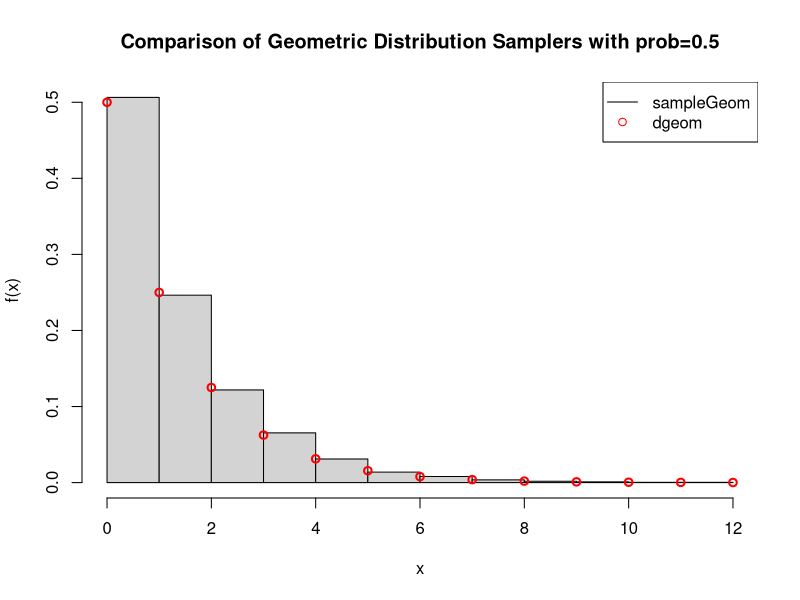
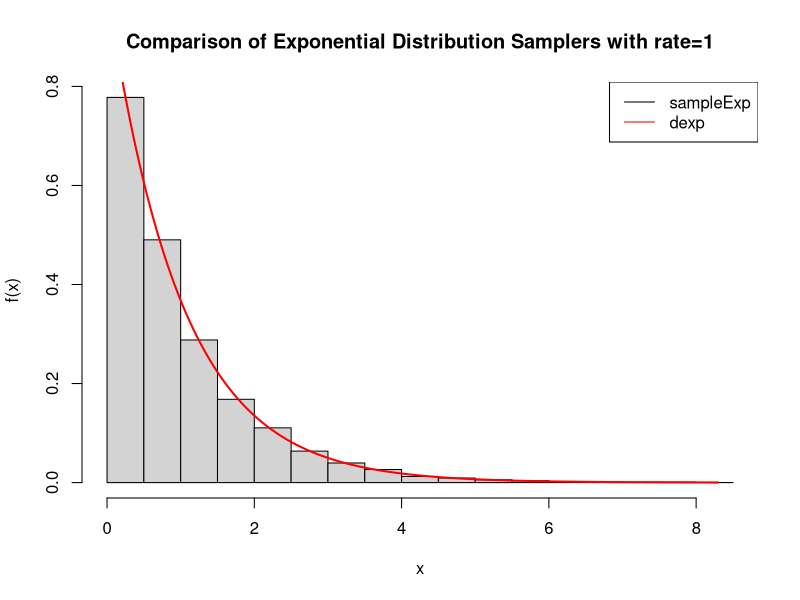
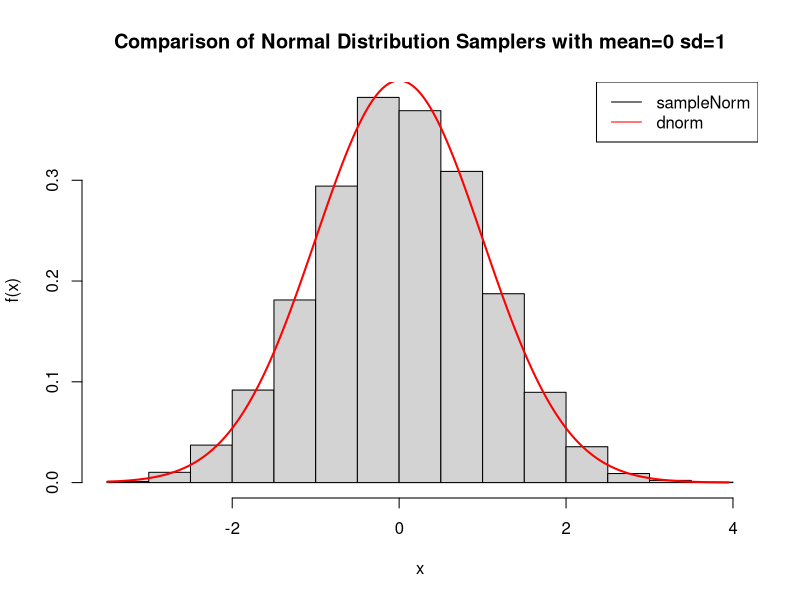

Here is the R script that generated these plots, in order:
# Name: Christian Peters

set.seed(1234)

# used for creating permutations
library(gtools)
library(ggplot2)

# No. 1)
# ======

sampleRNG <- function(n) {
  sample(2^31, n) / 2^31
}

gapTest <- function(generator, alpha, beta, z, numSamples=1000) {
  # generate random numbers
  randomNumbers <- generator(numSamples)
  
  # get the gaps
  gaps <- integer(z + 1)
  
  curGap <- 0
  for (i in seq_along(randomNumbers)) {
    # test if the gap is broken
    if (alpha <= randomNumbers[i] && randomNumbers[i] <= beta) {
      # store the gap count at the corresponding index in the gaps vector
      # all gaps >= z are stored at the index z+1
      gapIndex <- min(curGap + 1, z + 1)
      gaps[gapIndex] <- gaps[gapIndex] + 1
      
      curGap <- 0
      next
    }
    
    # still outside the gap
    curGap <- curGap + 1
  }
  
  # calculate the probabilities for each gap
  probabilities <- double(z + 1)
  for (i in seq_along(gaps)) {
    probabilities[i] <- (beta - alpha) * (1 - beta + alpha)^(i - 1)
  }
  probabilities[z+1] <- (1 - beta + alpha)^z
  
  # do the chi-squared test
  test <- chisq.test(x=gaps, p=probabilities)
  
  return(test)
}

permutationTest <- function(generator, elementsPerGroup, numGroups) {
  # organize the random numbers as a matrix
  randomNumbers <- matrix(generator(elementsPerGroup * numGroups),
                          nrow=elementsPerGroup, ncol=numGroups)
  
  # create vector to store the count of each permutation
  permutationCounts <- integer(factorial(elementsPerGroup))
  
  # now get the counts of each permutation
  indexPermutations <- permutations(elementsPerGroup, elementsPerGroup)
  
  for (i in seq_along(permutationCounts)) {
    # check each group if it corresponds to the current permutation
    permutationHits <- apply(randomNumbers, 2, function(group) {
      if(is.unsorted(group[indexPermutations[i, ]])) {
        return(0)
      }
      return(1)
    })
    
    # store the count
    permutationCounts[i] <- sum(permutationHits)
  }
  
  # do the chi-squared test
  test <- chisq.test(x=permutationCounts)
  
  return(test)
}

testGenerator <- function(runsPerTest) {
  gapResults <-replicate(runsPerTest, gapTest(sampleRNG, 0.25, 0.75, 5)$p.value)
  hist(gapResults, xlab='p-value', main='Distribution of P-Values in the Gaptest',freq=FALSE)
  
  sequenceLength <- 10000
  for (t in 3:5) {
    permutationResults <- replicate(runsPerTest, permutationTest(sampleRNG, t, sequenceLength %/% t)$p.value)
    hist(permutationResults, xlab='p-value', main=paste0('Distribution of P-Values in the Permutationtest, T=', t), freq=FALSE)
  }
  
}

#testGenerator(200)

# No. 2)
# ======

sampleGeom <- function(n, prob) {
  result <- integer(n)
  for (i in seq_along(result)) {
    # do the bernoulli experiments
    numTrials <- 0
    repeat {
      rand <- sampleRNG(1)
      if (rand <= prob) {
        break
      }
      numTrials <- numTrials + 1
    }
    result[i] <- numTrials
  }
  
  return(result)
}

testGeom <- function(prob, numSamples=10000) {
  # get the random numbers
  randomNumbers <- sampleGeom(numSamples, prob)
  
  # get the 'true' density
  xReference <- seq(0, max(randomNumbers), 1)
  yReference <- dgeom(xReference, prob)
  
  # plot the results
  hist(randomNumbers, xlab='x', ylab='f(x)',
       main=paste0('Comparison of Geometric Distribution Samplers with prob=', prob),
       freq=FALSE, right=FALSE)
  
  points(xReference, yReference, col='red', lwd=2)
  
  legend('topright', legend=c('sampleGeom', 'dgeom'), col=c('black', 'red'), lty=c(1, NA), pch=c(NA, 1))
}

testGeom(0.5)

sampleExp <- function(n, rate) {
  -log(1-sampleRNG(n))/rate
}

testExp <- function(rate, numSamples=10000) {
  # get the random numbers
  randomNumbers <- sampleExp(numSamples, rate)
  
  # get the 'true' density
  xReference <- seq(0, max(randomNumbers), 0.01)
  yReference <- dexp(xReference, rate)
  
  # plot the results
  hist(randomNumbers, xlab='x', ylab='f(x)',
       main=paste0('Comparison of Exponential Distribution Samplers with rate=', rate),
       freq=FALSE, right=FALSE)
  
  lines(xReference, yReference, col='red', lwd=2)
  
  legend('topright', legend=c('sampleExp', 'dexp'), col=c('black', 'red'), lty=1)
}

testExp(1)

sampleNorm <- function(n, mean, sd, k=12) {
  replicate(n, (sum(sampleRNG(k)) - k/2) * sqrt(12/k) * sd + mean)
}

testNorm <- function(mean, sd, numSamples=10000) {
  # get the random numbers
  randomNumbers <- sampleNorm(numSamples, mean, sd)
  
  # get the 'true' density
  xReference <- seq(min(randomNumbers), max(randomNumbers), 0.01)
  yReference <- dnorm(xReference, mean, sd)
  
  # plot the results
  hist(randomNumbers, xlab='x', ylab='f(x)',
       main=paste0('Comparison of Normal Distribution Samplers with mean=', mean,
                   ' sd=', sd),
       freq=FALSE, right=FALSE)
  
  lines(xReference, yReference, col='red', lwd=2)
  
  legend('topright', legend=c('sampleNorm', 'dnorm'), col=c('black', 'red'), lty=1)
}

testNorm(0, 1)